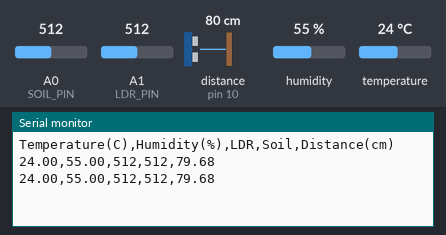
Bench run of a sketch on a simulated Arduino Uno, built with avr-gcc and run on an emulated ATmega328P. Shown: the last lines printed to the serial monitor. Wiring (inferred from the names in the program): ultrasonic range finder: trigger pin 9; echo pin 10. The inputs (shaded band) are chosen by the test bench; at power-on: distance to the obstacle (sensor on pin 10) 80 cm, humidity 55 %, A0 (SOIL_PIN) = 512, A1 (LDR_PIN) = 512, temperature 24 °C. The echo pulse lasts 58.3 µs per cm.

Above: at 2.8 s.
2.9 s: distance to the obstacle (sensor on pin 10) set to 2 cm
At 4.6 s:
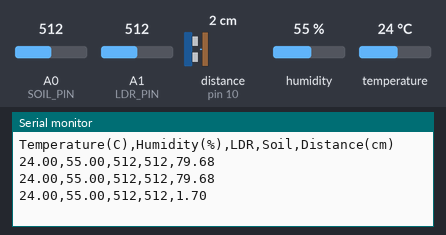
5.6 s: humidity set to 22 %
At 6.4 s:
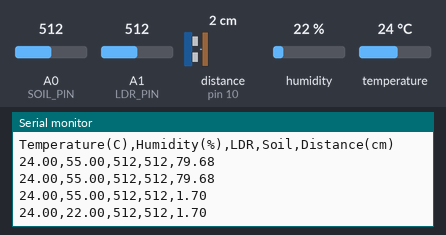
8.3 s: A0 (SOIL_PIN) set to 716
At 10.8 s:
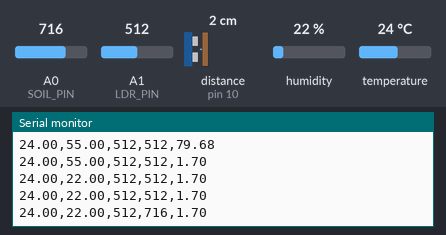
11.0 s: A1 (LDR_PIN) set to 716
At 13.1 s:
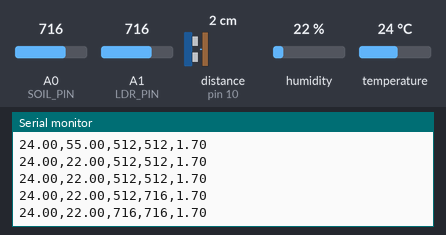
13.7 s: temperature set to 12 °C
At 14.8 s:
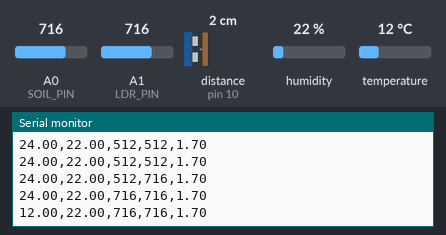
16.4 s: distance to the obstacle (sensor on pin 10) set to 4 cm
At 18.5 s:
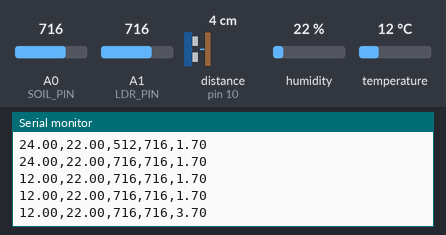
Timing chart, 0 to 20.0 s (numbered marks = the images above; inputs shaded):
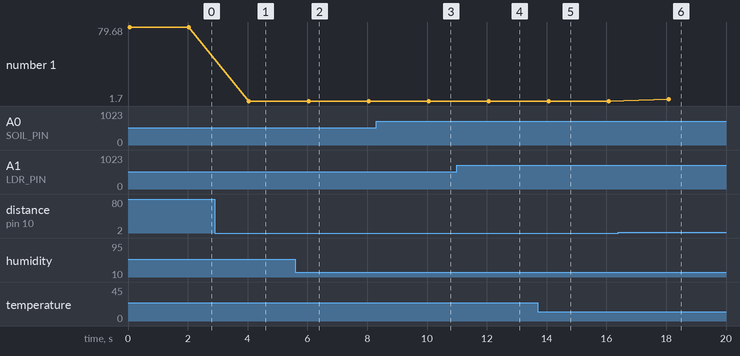

The sketch:

multi_sensor.ino
```cpp
#include <DHT.h>

// Pin definitions
#define DHTPIN 7
#define DHTTYPE DHT22
#define LDR_PIN A1
#define SOIL_PIN A0
#define TRIG_PIN 9
#define ECHO_PIN 10

// Initialize DHT sensor
DHT dht(DHTPIN, DHTTYPE);

void setup() {
  Serial.begin(9600);
  dht.begin();

  pinMode(TRIG_PIN, OUTPUT);
  pinMode(ECHO_PIN, INPUT);

  // CSV header
  Serial.println("Temperature(C),Humidity(%),LDR,Soil,Distance(cm)");
}

void loop() {
  // Read DHT22
  float temperature = dht.readTemperature();
  float humidity = dht.readHumidity();

  // Read LDR and Soil Moisture
  int ldrValue = analogRead(LDR_PIN);
  int soilValue = analogRead(SOIL_PIN);

  // Read Ultrasonic Sensor
  digitalWrite(TRIG_PIN, LOW);
  delayMicroseconds(2);

  digitalWrite(TRIG_PIN, HIGH);
  delayMicroseconds(10);
  digitalWrite(TRIG_PIN, LOW);

  long duration = pulseIn(ECHO_PIN, HIGH);
  float distance = duration * 0.0343 / 2.0;

  // Print sensor values
  if (isnan(temperature) || isnan(humidity)) {
    Serial.println("Failed to read DHT22!");
  } else {
    Serial.print(temperature);
    Serial.print(",");

    Serial.print(humidity);
    Serial.print(",");

    Serial.print(ldrValue);
    Serial.print(",");

    Serial.print(soilValue);
    Serial.print(",");

    Serial.println(distance);
  }

  delay(2000); // Wait 2 seconds before next reading
}
```

Measured:
- after the input at 2.9 s, the serial monitor: prints a new line after 1.1 s (image 1)
- after the input at 5.6 s, the serial monitor: prints a new line after 0.44 s (image 2)
- after the input at 8.3 s, the serial monitor: prints a new line after 1.8 s (image 3)
- after the input at 11.0 s, the serial monitor: prints a new line after 1.1 s (image 4)
- after the input at 13.7 s, the serial monitor: prints a new line after 0.37 s (image 5)
- after the input at 16.4 s, the serial monitor: prints a new line after 1.7 s (image 6)
- plotted number 1: 79.68 → 1.7 after the input at 2.9 s, 1.7 → 3.7 after the input at 16.4 s
